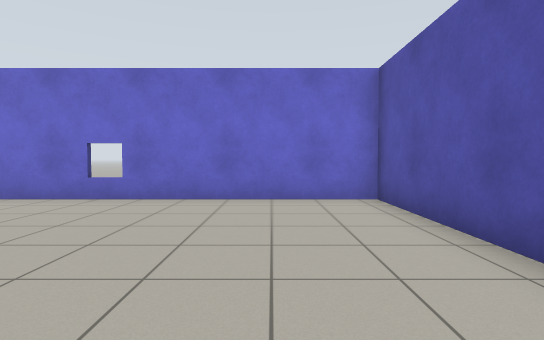
[1] (above)

20 first-person views from a walk through a robot-simulator world made for Gazebo. The camera is 0.94 m above the floor, tilts 2° down and sees 80° across. The floor is counted in squares, 1 m on a side. Each view is taken from the middle of a square. On the plan, view 1 faces up. The plan holds only what a view shows up to about 12 squares ahead; the rest is blank. The place goes on beyond the plan. Gazebo's built-in surfaces are drawn with simple patterns.

[2]
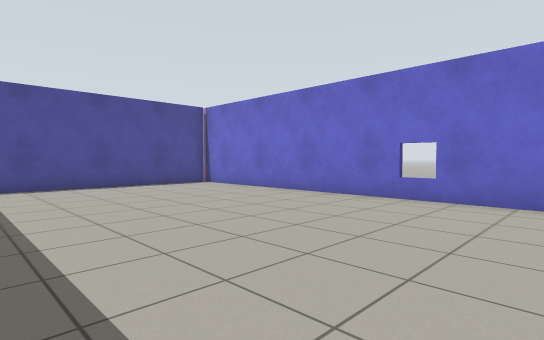

[3]
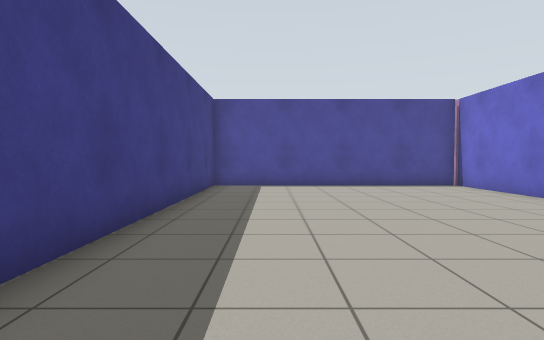

[4]
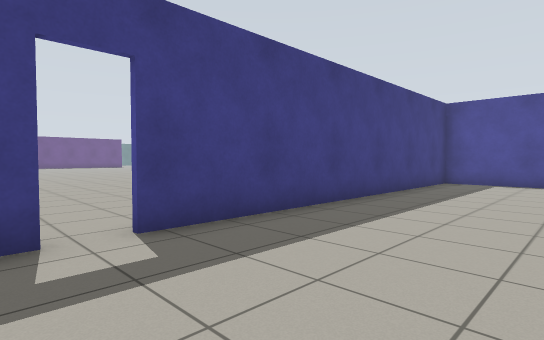

[5]
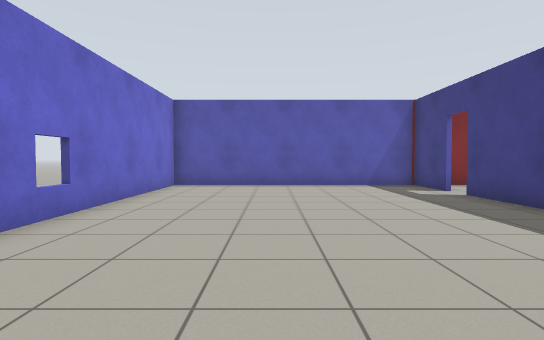

[6]
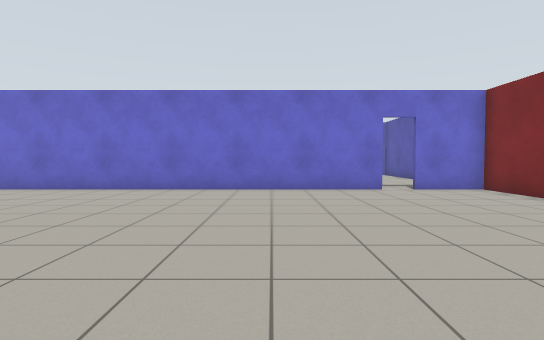

[7]
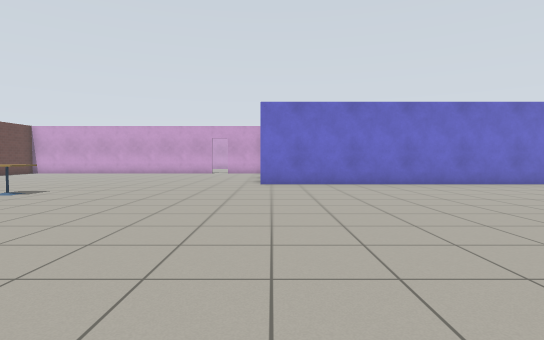

[8]
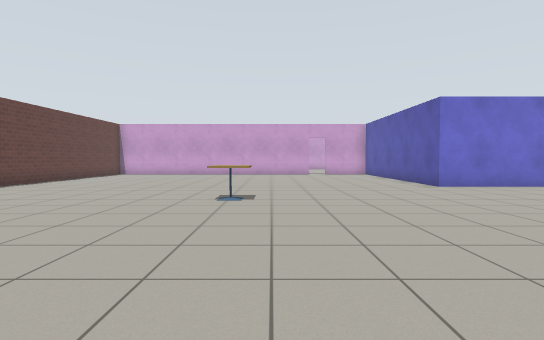

[9]
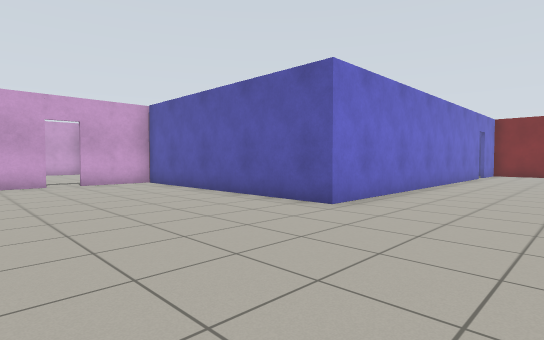

[10]
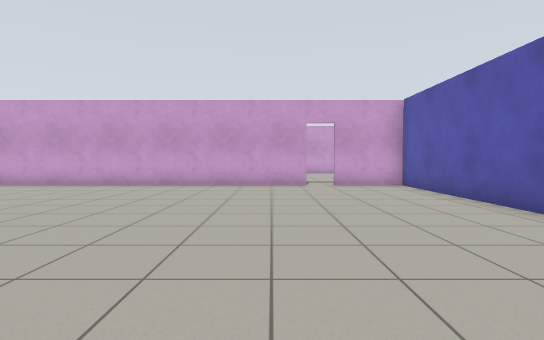

[11]
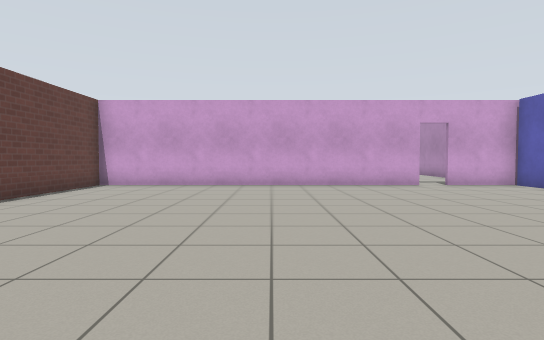

[12]
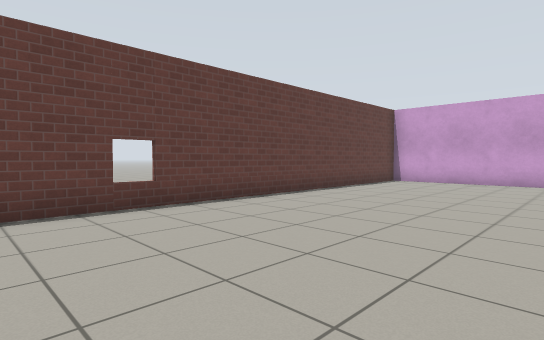

[13]
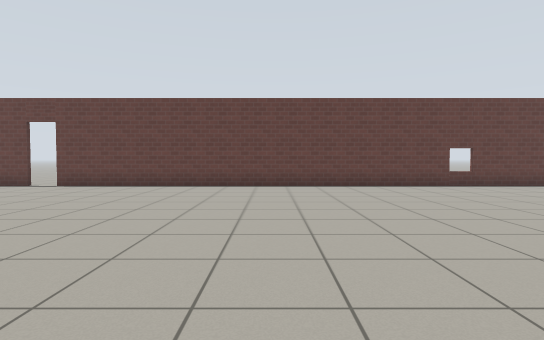

[14]
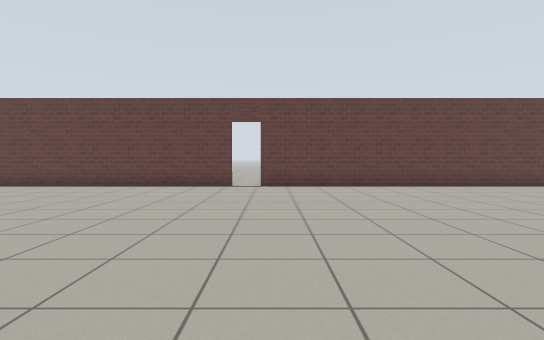

[15]
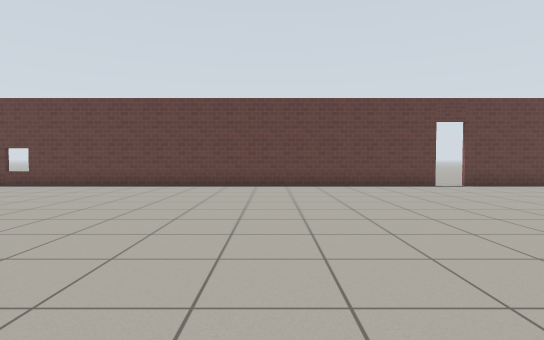

[16]
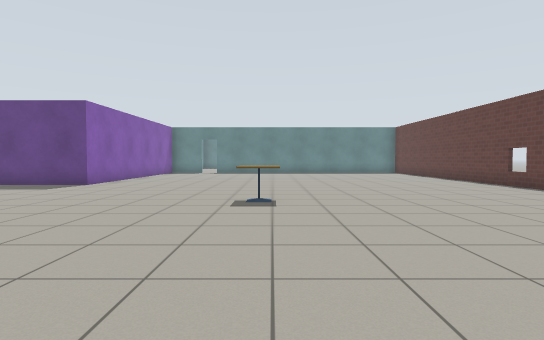

[17]
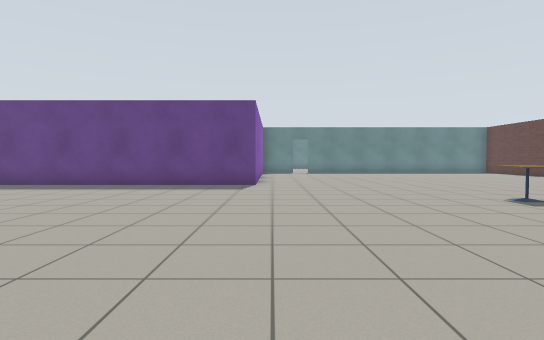

[18]
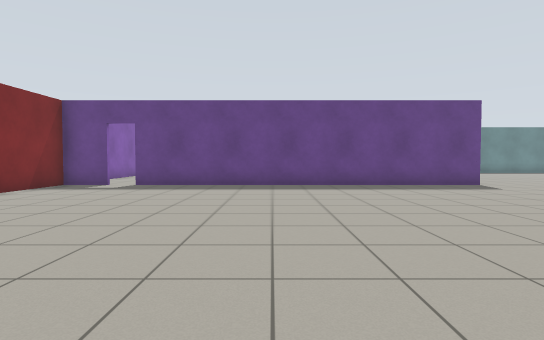

[19]
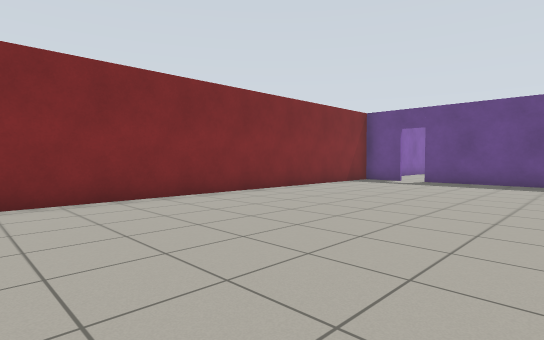

[20]
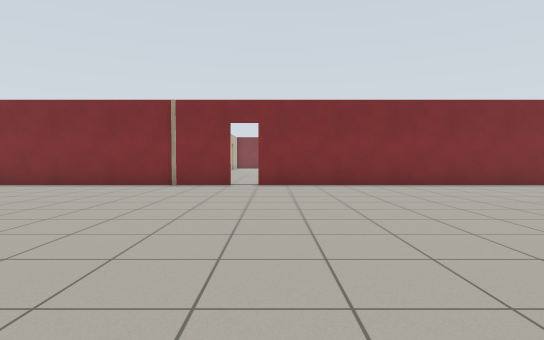

### Floor plan
Points are (right, up) in squares from view 1. A wall is a line through its corners. A room is listed if a view was taken in it or the views show most of it. See-through windows are left out.
Room 1 (views 1, 2, 3, 4, 5)
walls: (0.2, -1) (2.5, -1); (-12.3, 7.4) (-12.3, -1) (-0.6, -1); (2.4, -0.9) (2.4, 7.5) (-11.9, 7.5)
ways out: open door at (0, -1) to room 2
Room 2 (views 6, 7, 8, 9, 10, 11, 12, 13, 14, 15, 16, 17, 18, 19, 20)
walls: (-27.1, -18.4) (-27.1, -34); (2.4, -18.6) (2.4, -10.4); (-12.4, -34.1) (-12.4, -33.5) (-0.1, -33.5); (-0.6, -1.2) (-12.4, -1.2) (-12.4, 7.4); (2.4, -3.4) (2.4, -0.9); (2.5, -1.2) (0.2, -1.2); (0.7, -33.5) (2.4, -33.5) (2.4, -19.5); (-11.9, 7.5) (-14.9, 7.5); (-15.7, 7.5) (-27.1, 7.5) (-27.1, -17.4)
ways out: open door at (0, -1) to room 1; open door at (-27, -18); open door at (-15.5, 7.5); open door at (0.5, -34); open door at (2.5, -19)
objects: cafe table (-19, -29); cafe table (-19, -5) to (-19, -4)

Where each view was taken, in squares from view 1:
view 1: 0 up, 0 right, facing up
view 2: 0 up, 1 left, facing up-left
view 3: 1 up, 1 left, facing left
view 4: 3 up, 1 right, facing down-left
view 5: 4 up, 9 left, facing right
view 6: 11 down, 4 left, facing up
view 7: 13 down, 12 left, facing up
view 8: 12 down, 18 left, facing up
view 9: 5 down, 18 left, facing up-right
view 10: 4 down, 17 left, facing up
view 11: 4 down, 21 left, facing up
view 12: 6 down, 21 left, facing up-left
view 13: 10 down, 16 left, facing left
view 14: 17 down, 16 left, facing left
view 15: 24 down, 16 left, facing left
view 16: 22 down, 19 left, facing down
view 17: 22 down, 13 left, facing down
view 18: 22 down, 5 left, facing down
view 19: 20 down, 5 left, facing down-right
view 20: 20 down, 9 left, facing right
